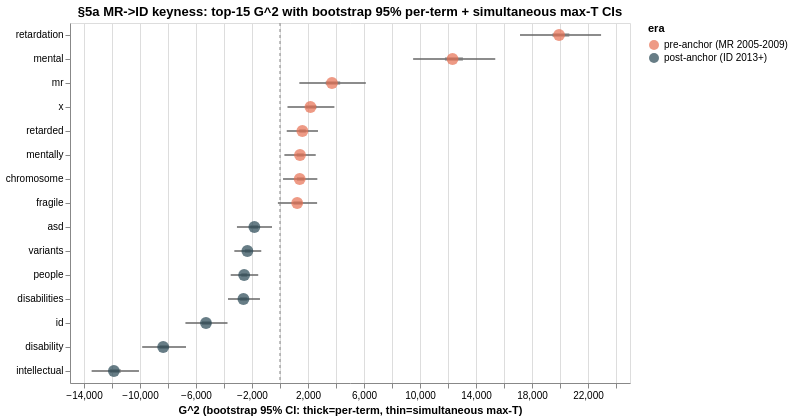

Here is the notebook cell this chart was saved with:
### Code cell
# Forest plot: point G^2 + per-term CI bar + simultaneous max-T CI tick
_f = _top15_5[['term', 'g2', 'log_ratio',
                'g2_ci_lower', 'g2_ci_upper',
                'g2_ci_lower_simultaneous', 'g2_ci_upper_simultaneous']].copy()
_f['era'] = np.where(_f['log_ratio'] > 0, 'pre-anchor (MR 2005-2009)',
                                            'post-anchor (ID 2013+)')
_f = _f.sort_values('g2', ascending=False).reset_index(drop=True)
_order = _f['term'].tolist()
_bar_per = alt.Chart(_f).mark_rule(strokeWidth=4, color='#bbb').encode(
    y=alt.Y('term:N', sort=_order, title=None),
    x=alt.X('g2_ci_lower:Q', title='G^2 (bootstrap 95% CI: thick=per-term, thin=simultaneous max-T)'),
    x2='g2_ci_upper:Q',
)
_bar_sim = alt.Chart(_f).mark_rule(strokeWidth=1.5, color='#666').encode(
    y=alt.Y('term:N', sort=_order),
    x='g2_ci_lower_simultaneous:Q', x2='g2_ci_upper_simultaneous:Q',
)
_pts5 = alt.Chart(_f).mark_circle(size=140).encode(
    y=alt.Y('term:N', sort=_order),
    x='g2:Q',
    color=alt.Color('era:N',
                     scale=alt.Scale(domain=['pre-anchor (MR 2005-2009)', 'post-anchor (ID 2013+)'],
                                      range=['#e76f51', '#264653'])),
    tooltip=['term', 'g2', 'g2_ci_lower', 'g2_ci_upper',
              'g2_ci_lower_simultaneous', 'g2_ci_upper_simultaneous'],
)
_zero = alt.Chart(pd.DataFrame({'x': [0]})).mark_rule(strokeDash=[3, 3], color='#888').encode(x='x:Q')
(_bar_per + _bar_sim + _pts5 + _zero).properties(width=560, height=360,
    title='§5a MR->ID keyness: top-15 G^2 with bootstrap 95% per-term + simultaneous max-T CIs')

### Figure 1 — Vega-Lite specification as saved in the notebook (floating-point values rounded to 4 significant figures)
{"config": {"view": {"continuousWidth": 300, "continuousHeight": 300}}, "layer": [{"mark": {"type": "rule", "color": "#bbb", "strokeWidth": 4}, "encoding": {"x": {"field": "g2_ci_lower", "title": "G^2 (bootstrap 95% CI: thick=per-term, thin=simultaneous max-T)", "type": "quantitative"}, "x2": {"field": "g2_ci_upper"}, "y": {"field": "term", "sort": ["retardation", "mental", "mr", "x", "retarded", "mentally", "chromosome", "fragile", "asd", "variants", "people", "disabilities", "id", "disability", "intellectual"], "title": null, "type": "nominal"}}}, {"mark": {"type": "rule", "color": "#666", "strokeWidth": 1.5}, "encoding": {"x": {"field": "g2_ci_lower_simultaneous", "type": "quantitative"}, "x2": {"field": "g2_ci_upper_simultaneous"}, "y": {"field": "term", "sort": ["retardation", "mental", "mr", "x", "retarded", "mentally", "chromosome", "fragile", "asd", "variants", "people", "disabilities", "id", "disability", "intellectual"], "type": "nominal"}}}, {"mark": {"type": "circle", "size": 140}, "encoding": {"color": {"field": "era", "scale": {"domain": ["pre-anchor (MR 2005-2009)", "post-anchor (ID 2013+)"], "range": ["#e76f51", "#264653"]}, "type": "nominal"}, "tooltip": [{"field": "term", "type": "nominal"}, {"field": "g2", "type": "quantitative"}, {"field": "g2_ci_lower", "type": "quantitative"}, {"field": "g2_ci_upper", "type": "quantitative"}, {"field": "g2_ci_lower_simultaneous", "type": "quantitative"}, {"field": "g2_ci_upper_simultaneous", "type": "quantitative"}], "x": {"field": "g2", "type": "quantitative"}, "y": {"field": "term", "sort": ["retardation", "mental", "mr", "x", "retarded", "mentally", "chromosome", "fragile", "asd", "variants", "people", "disabilities", "id", "disability", "intellectual"], "type": "nominal"}}}, {"data": {"name": "data-d285a7403ed98ae579761d64a864032b"}, "mark": {"type": "rule", "color": "#888", "strokeDash": [3, 3]}, "encoding": {"x": {"field": "x", "type": "quantitative"}}}], "data": {"name": "data-2d81770d927a8b4d3fab2a97d3b2afeb"}, "height": 360, "title": "§5a MR->ID keyness: top-15 G^2 with bootstrap 95% per-term + simultaneous max-T CIs", "width": 560, "$schema": "https://vega.github.io/schema/vega-lite/v6.4.1.json", "datasets": {"data-2d81770d927a8b4d3fab2a97d3b2afeb": [{"term": "retardation", "g2": 19930.0, "log_ratio": 4.77, "g2_ci_lower": 19460.0, "g2_ci_upper": 20670.0, "g2_ci_lower_simultaneous": 17140.0, "g2_ci_upper_simultaneous": 22930.0, "era": "pre-anchor (MR 2005-2009)"}, {"term": "mental", "g2": 12320.0, "log_ratio": 2.915, "g2_ci_lower": 11780.0, "g2_ci_upper": 13070.0, "g2_ci_lower_simultaneous": 9509.0, "g2_ci_upper_simultaneous": 15380.0, "era": "pre-anchor (MR 2005-2009)"}, {"term": "mr", "g2": 3712.0, "log_ratio": 5.784, "g2_ci_lower": 3261.0, "g2_ci_upper": 4299.0, "g2_ci_lower_simultaneous": 1381.0, "g2_ci_upper_simultaneous": 6130.0, "era": "pre-anchor (MR 2005-2009)"}, {"term": "x", "g2": 2173.0, "log_ratio": 1.665, "g2_ci_lower": 1845.0, "g2_ci_upper": 2604.0, "g2_ci_lower_simultaneous": 534.5, "g2_ci_upper_simultaneous": 3886.0, "era": "pre-anchor (MR 2005-2009)"}, {"term": "retarded", "g2": 1598.0, "log_ratio": 6.162, "g2_ci_lower": 1372.0, "g2_ci_upper": 1843.0, "g2_ci_lower_simultaneous": 480.5, "g2_ci_upper_simultaneous": 2713.0, "era": "pre-anchor (MR 2005-2009)"}, {"term": "mentally", "g2": 1429.0, "log_ratio": 4.933, "g2_ci_lower": 1185.0, "g2_ci_upper": 1698.0, "g2_ci_lower_simultaneous": 312.9, "g2_ci_upper_simultaneous": 2552.0, "era": "pre-anchor (MR 2005-2009)"}, {"term": "chromosome", "g2": 1407.0, "log_ratio": 1.767, "g2_ci_lower": 1210.0, "g2_ci_upper": 1726.0, "g2_ci_lower_simultaneous": 217.0, "g2_ci_upper_simultaneous": 2666.0, "era": "pre-anchor (MR 2005-2009)"}, {"term": "fragile", "g2": 1228.0, "log_ratio": 1.755, "g2_ci_lower": 953.9, "g2_ci_upper": 1582.0, "g2_ci_lower_simultaneous": -149.7, "g2_ci_upper_simultaneous": 2650.0, "era": "pre-anchor (MR 2005-2009)"}, {"term": "asd", "g2": -1831.0, "log_ratio": -3.06, "g2_ci_lower": -2115.0, "g2_ci_upper": -1572.0, "g2_ci_lower_simultaneous": -3075.0, "g2_ci_upper_simultaneous": -568.7, "era": "post-anchor (ID 2013+)"}, {"term": "variants", "g2": -2332.0, "log_ratio": -3.16, "g2_ci_lower": -2510.0, "g2_ci_upper": -2099.0, "g2_ci_lower_simultaneous": -3262.0, "g2_ci_upper_simultaneous": -1338.0, "era": "post-anchor (ID 2013+)"}, {"term": "people", "g2": -2562.0, "log_ratio": -3.423, "g2_ci_lower": -2766.0, "g2_ci_upper": -2331.0, "g2_ci_lower_simultaneous": -3522.0, "g2_ci_upper_simultaneous": -1556.0, "era": "post-anchor (ID 2013+)"}, {"term": "disabilities", "g2": -2611.0, "log_ratio": -2.627, "g2_ci_lower": -2848.0, "g2_ci_upper": -2332.0, "g2_ci_lower_simultaneous": -3715.0, "g2_ci_upper_simultaneous": -1431.0, "era": "post-anchor (ID 2013+)"}, {"term": "id", "g2": -5287.0, "log_ratio": -5.214, "g2_ci_lower": -5570.0, "g2_ci_upper": -4921.0, "g2_ci_lower_simultaneous": -6756.0, "g2_ci_upper_simultaneous": -3750.0, "era": "post-anchor (ID 2013+)"}, {"term": "disability", "g2": -8344.0, "log_ratio": -4.02, "g2_ci_lower": -8610.0, "g2_ci_upper": -7921.0, "g2_ci_lower_simultaneous": -9844.0, "g2_ci_upper_simultaneous": -6712.0, "era": "post-anchor (ID 2013+)"}, {"term": "intellectual", "g2": -11860.0, "log_ratio": -4.579, "g2_ci_lower": -12130.0, "g2_ci_upper": -11360.0, "g2_ci_lower_simultaneous": -13460.0, "g2_ci_upper_simultaneous": -10070.0, "era": "post-anchor (ID 2013+)"}], "data-d285a7403ed98ae579761d64a864032b": [{"x": 0}]}}
